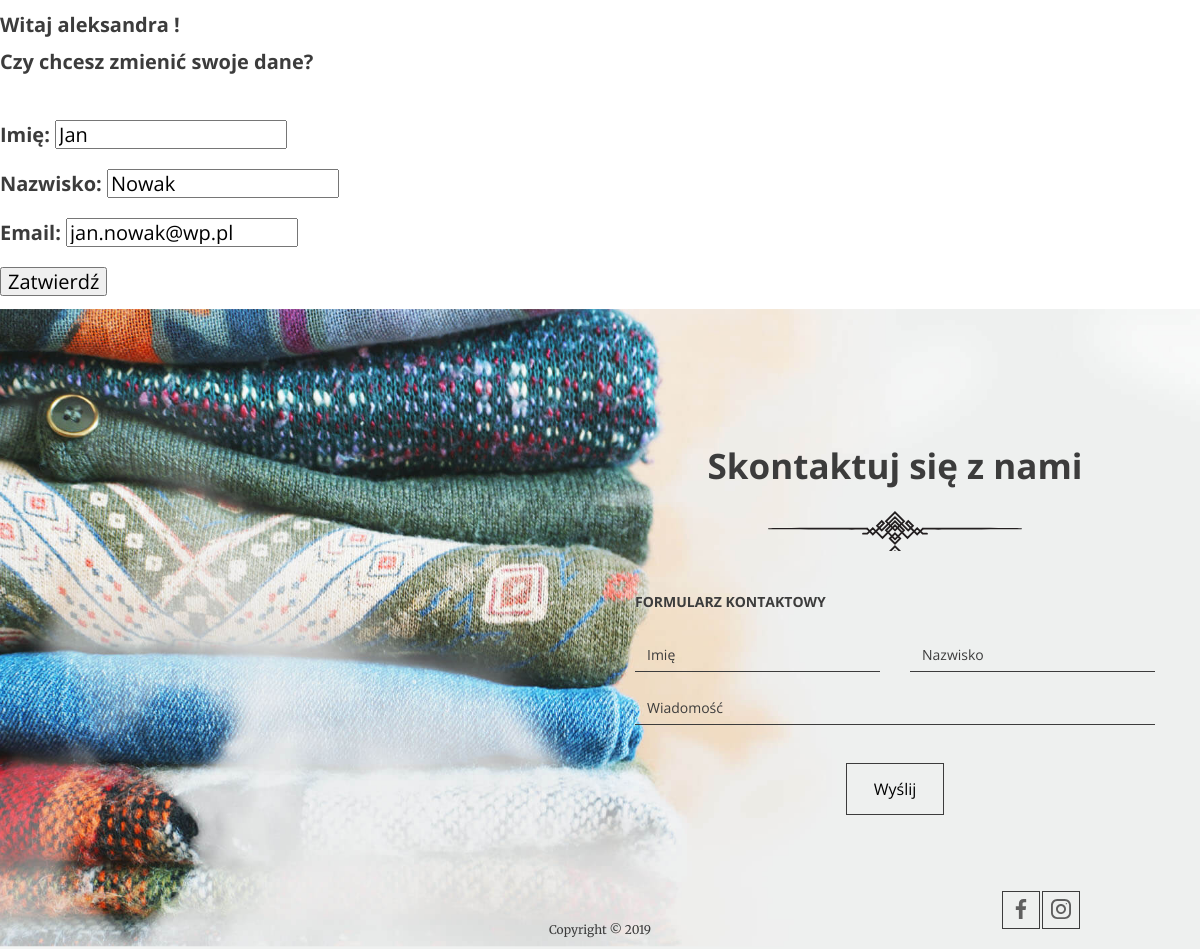
Page /user_update/8/ (signed in) on the committed database.
### accounts/models.py (models this page shows, shortened)
class CustomUser(AbstractBaseUser, PermissionsMixin):
    first_name = models.CharField(max_length=64, verbose_name='Imię')
    surname = models.CharField(max_length=64, verbose_name='Nazwisko')
    email = models.EmailField(max_length=64, unique=True, verbose_name='Email')
    password = models.CharField(max_length=64, verbose_name='Hasło')
    password_2 = models.CharField(max_length=64, verbose_name='Powtórz hasło')
    is_staff = models.BooleanField(default=False)
    is_active = models.BooleanField(default=True)
    is_superuser = models.BooleanField(default=False)
    date_joined = models.DateTimeField(default=timezone.now)
    USERNAME_FIELD = 'email'
    REQUIRED_FIELDS = []
    objects = CustomUserManager()

### main_app/views.py (the view)
# urls.py: path('user_update/<int:pk>/', UserDetailsUpdate.as_view(), name='User Details Update'),
class UserDetailsUpdate(UpdateView):
    model = CustomUser
    fields = ['first_name', 'surname', 'email']
    template_name_suffix = '_update_form'
    def get_context_data(self, **kwargs):
        context = super().get_context_data(**kwargs)
        context['user.pk']=self.kwargs['pk']
        return context
    success_url = '/index/'

### accounts/templates/accounts/customuser_update_form.html (shortened to what this page needs)
{% extends 'base.html' %}
{% block content %}
    <div class="container--90">
<h1> Witaj {{ user.first_name }} !</h1>
        <h1> Czy chcesz zmienić swoje dane? </h1>
    <form action="" method="POST">
        <h1> {{ form.as_p }}
        <input type="submit" value="Zatwierdź"></h1>
    </form>
</div>
{% endblock %}

### rows in the picture
CustomUser: first_name "aleksandra"
CustomUser: first_name "Jan", surname "Nowak", email "jan.nowak@wp.pl"
